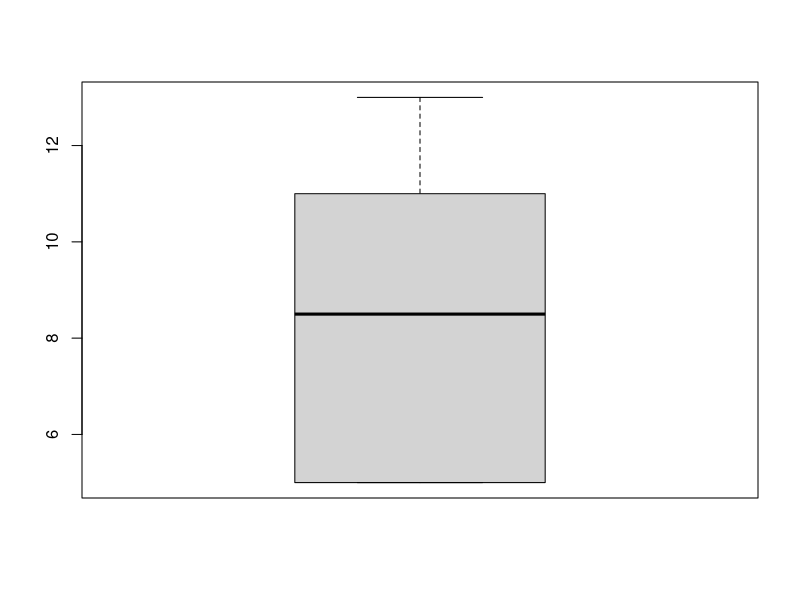
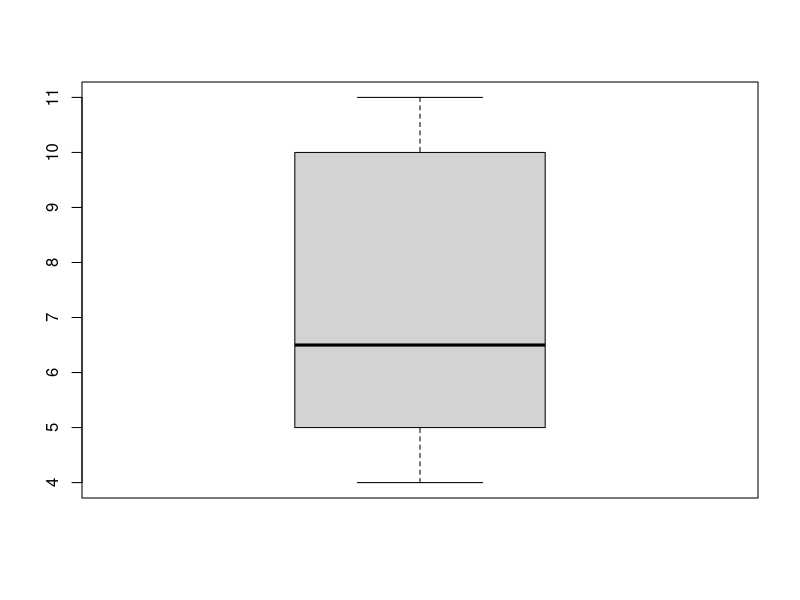
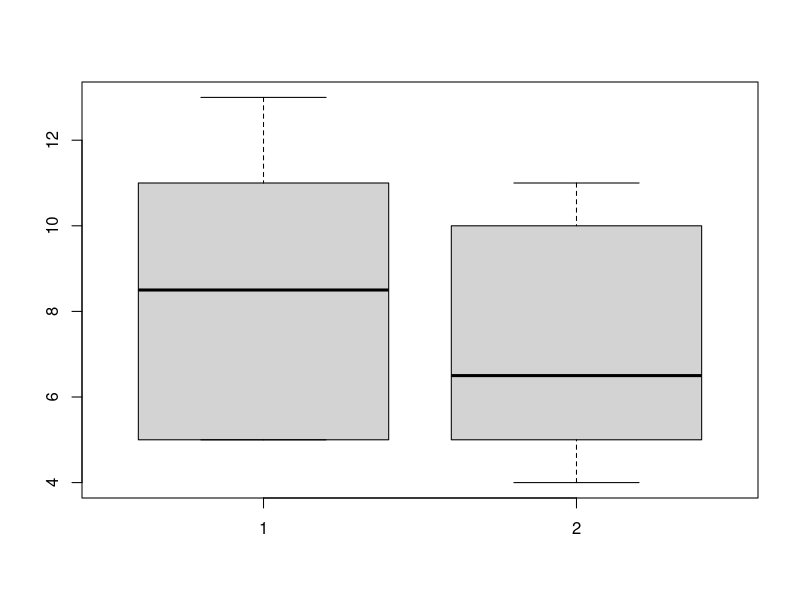

R code for these plots, in order:
#Você trabalha numa empresa de manipulação de dados e como analista de dados está acostumado a receber os mais diversos tipos de pedidos, desde 
#procedures em SQL, rotinas de ETL e, também, como nesse caso, conjuntos de dados para gerar gráficos e entregar à área de marketing que está desenvolvendo 
#um importante projeto, comparando faixas de markup entre produtos de concorrentes. Então, eles lhe passaram dois conjuntos de dados a saber:
#  x = (5,5,5,13,7,11,11,9,8,9)
#  y = (11,8,4,5,9,5,10,5,4,10)
# Ambos possuem 10 elementos cada, representados por 2 vetores.
#vPede-se que você prepare e apresente a visualização:

#Declaração dos vetores
x <- c(5,5,5,13,7,11,11,9,8,9)
y <- c(11,8,4,5,9,5,10,5,4,10)


#1. Utilize a linguagem R para plotar X e Y em gráficos diferentes utilizando BOXPLOT.
boxplot(x)
boxplot(y)


#2. Usando R, plote a comparação de X e Y no mesmo gráfico utilizando BOXPLOT.
boxplot(x,y)
